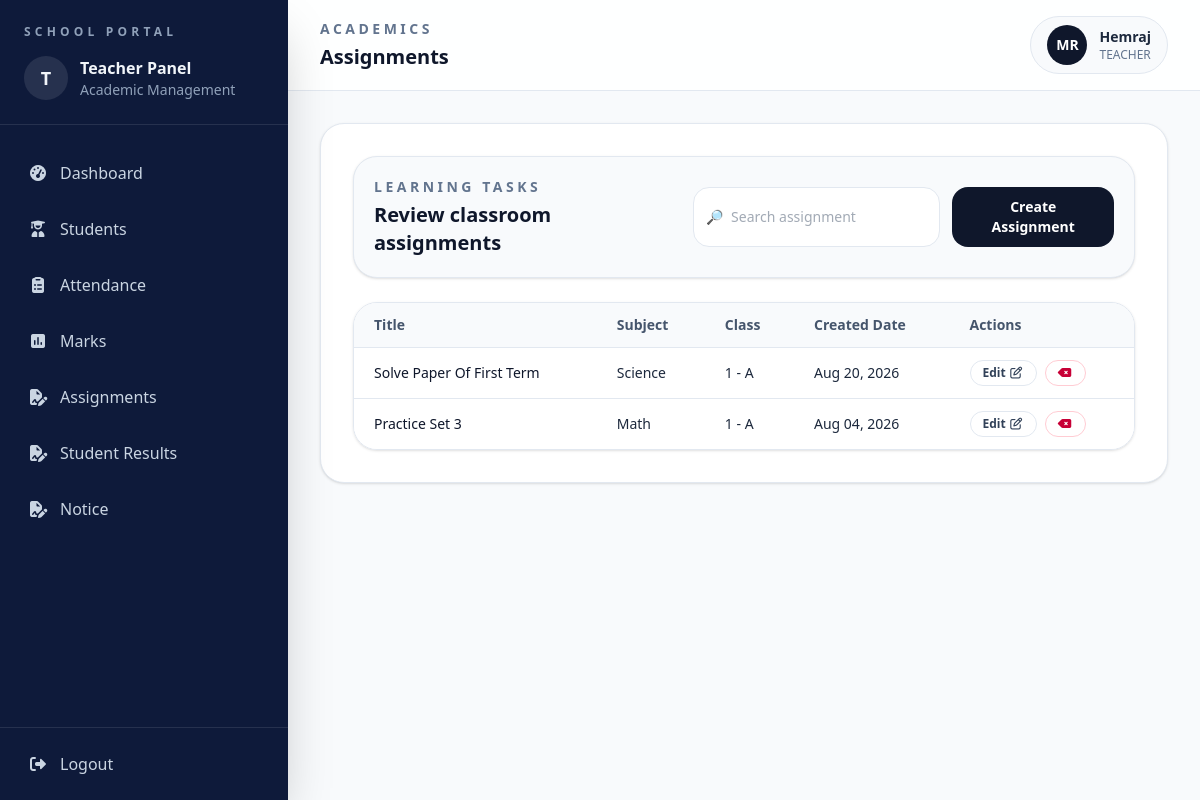
The app's page /academics/assignments/list/ (signed in) with its own data.
### accounts/models.py (models this page shows, shortened)
class User(AbstractUser):
    ROLE_CHOICES = (("ADMIN", "Admin"), ("TEACHER", "Teacher"))
    role = models.CharField(max_length=20, choices=ROLE_CHOICES, default="TEACHER")

### academics/models.py (models this page shows, shortened)
class Assignment(models.Model):
    title = models.CharField(max_length=200)
    description = models.TextField(blank=True)
    subject = models.ForeignKey(Subject, on_delete=models.CASCADE)
    classroom = models.ForeignKey(ClassRoom, on_delete=models.CASCADE)
    created_at = models.DateTimeField(auto_now_add=True)

class Subject(models.Model):
    name = models.CharField(max_length=100)
    classroom = models.ForeignKey(ClassRoom, on_delete=models.CASCADE)

### students/models.py (models this page shows, shortened)
class ClassRoom(models.Model):
    name = models.CharField(max_length=50)
    section = models.CharField(max_length=10)
    teacher = models.ForeignKey(
        User, on_delete=models.SET_NULL, null=True, limit_choices_to={"role": "TEACHER"}
    )

### academics/views.py (the view)
# urls.py: path("assignments/list/", views.assignment_list, name="assignment-list"),
@login_required
def assignment_list(request):
    assignments = (
        Assignment.objects.filter(classroom__teacher=request.user)
        .select_related("subject", "classroom")
        .order_by("-created_at")
    )
    return render(
        request, "academics/assignment_list.html", {"assignments": assignments}
    )

### academics/templates/academics/assignment_list.html (shortened to what this page needs)
{% extends 'base.html' %} {% block title %}Assignments{% endblock %}
{% block page_label %}Academics{% endblock %}
{% block page_title %}Assignments{% endblock %} {% block content %}
<section class="space-y-6">
  <div
    class="flex flex-col gap-4 rounded-3xl border border-slate-200 bg-slate-50 p-5 shadow-sm md:flex-row md:items-center md:justify-between"
  >
    <div>
      <p
        class="text-sm font-semibold uppercase tracking-[0.25em] text-slate-500"
      >
        Learning Tasks
      </p>
      <h2 class="mt-1 text-xl font-semibold text-slate-900">
        Review classroom assignments
      </h2>
    </div>
    <div class="flex flex-col gap-3 sm:flex-row">
      <label
        class="flex items-center rounded-2xl border border-slate-200 bg-white px-3 py-2 text-sm text-slate-600"
      >
        <span class="mr-2 text-slate-400">🔎</span>
        <input
          type="text"
          placeholder="Search assignment"
          class="w-full bg-transparent outline-none"
        />
      </label>
      <a
        href="{% url 'add-assignment' %}"
        class="rounded-2xl bg-slate-900 px-4 py-2.5 text-center text-sm font-semibold text-white transition hover:bg-slate-800"
      >
        Create Assignment
      </a>
    </div>
  </div>
  <div class="overflow-hidden rounded-3xl border border-slate-200 shadow-sm">
    <div class="overflow-x-auto">
      <table class="min-w-full divide-y divide-slate-200 text-left text-sm">
        <thead class="bg-slate-50 text-slate-600">
          <tr>
            <th class="px-5 py-3 font-semibold">Title</th>
            <th class="px-5 py-3 font-semibold">Subject</th>
            <th class="px-5 py-3 font-semibold">Class</th>
            <th class="px-5 py-3 font-semibold">Created Date</th>
            <th class="px-5 py-3 font-semibold">Actions</th>
          </tr>
        </thead>
        <tbody class="divide-y divide-slate-200 bg-white">
          {% for assignment in assignments %}
          <tr>
            <td class="px-5 py-3 font-medium text-slate-900">
              {{ assignment.title | title}}
            </td>
            <td class="px-5 py-3">{{ assignment.subject.name | capfirst}}</td>
            <td class="px-5 py-3">
              {{ assignment.classroom.name }} {% if assignment.classroom.section %} - {{ assignment.classroom.section |title}} {% endif %}
            </td>
            <td class="px-5 py-3">{{ assignment.created_at|date:"M d, Y" }}</td>
            <td class="px-5 py-3">
              <div class="flex gap-2">
                <a
                  href="{% url 'assignment-edit' assignment.id %}"
                  class="rounded-full border border-slate-200 px-3 py-1 text-xs font-semibold text-slate-700 transition hover:bg-slate-50"
                >
                Edit
                  <i class="fa-regular fa-pen-to-square"></i>
                </a>
                <a
                  href="{% url 'delete_assignment' assignment.id %}"
                  class="rounded-full border border-rose-200 px-3 py-1 text-xs font-semibold text-rose-700 transition hover:bg-rose-50"
                >
                 <i class="fa-solid fa-delete-left"></i>
                </a>
              </div>
            </td>
          </tr>
          {% empty %}
          <tr>
            <td colspan="5" class="px-5 py-10 text-center text-slate-500">
              No assignments found.
            </td>
          </tr>
          {% endfor %}
        </tbody>
      </table>
    </div>
  </div>
</section>
{% endblock %}

### templates/base.html (shortened to what this page needs)
{% load static %}
<!doctype html>
<html lang="en">
<head>
<script src="https://cdn.jsdelivr.net/npm/@tailwindcss/browser@4"></script>
<link rel="stylesheet"
      href="https://cdnjs.cloudflare.com/ajax/libs/font-awesome/7.0.1/css/all.min.css"
 />
</head>
<body class="bg-slate-50 text-slate-800">
<div class="min-h-screen bg-slate-50">
  {% include 'sidebar.html' %}
  <div class="min-h-screen lg:ml-72">
    <header class="border-b border-slate-200 bg-white/90 px-4 py-4 sm:px-6 lg:px-8">
      <div class="flex flex-col gap-4 sm:flex-row sm:items-center sm:justify-between">
        <div>
          <p class="text-sm font-semibold uppercase tracking-[0.25em] text-slate-500">
            {% block page_label %}{% endblock %}
          </p>
          <h1 class="mt-1 text-xl font-semibold text-slate-900">
            {% block page_title %}{% endblock %}
          </h1>
        </div>
        <div class="flex items-center gap-3 rounded-full border border-slate-200 bg-slate-50 px-4 py-2">
          <div class="flex h-10 w-10 items-center justify-center rounded-full bg-slate-900 text-sm font-semibold text-white">
            MR
          </div>
          <div>
            <p class="text-sm font-semibold text-slate-800">
              {{ request.user.username|capfirst }}
            </p>
            <p class="text-xs text-slate-500">
              {{ request.user.role|capfirst }}
            </p>
          </div>
        </div>
      </div>
    </header>
    <main class="p-4 sm:p-6 lg:p-8">
      <div class="rounded-3xl border border-slate-200 bg-white p-4 shadow-sm sm:p-6 lg:p-8">
        {% block content %}
        {% endblock content %}
      </div>
    </main>
  </div>
</div>
</body>
</html>

### records on screen
User: user.username "Hemraj", user.role "TEACHER"
Assignment: title "Solve Paper Of First Term", subject.name "Science", classroom.name "1", classroom.section "A", created_at "Aug 20, 2026"
Assignment: title "Practice Set 3", subject.name "Math", classroom.name "1", classroom.section "A", created_at "Aug 04, 2026"
